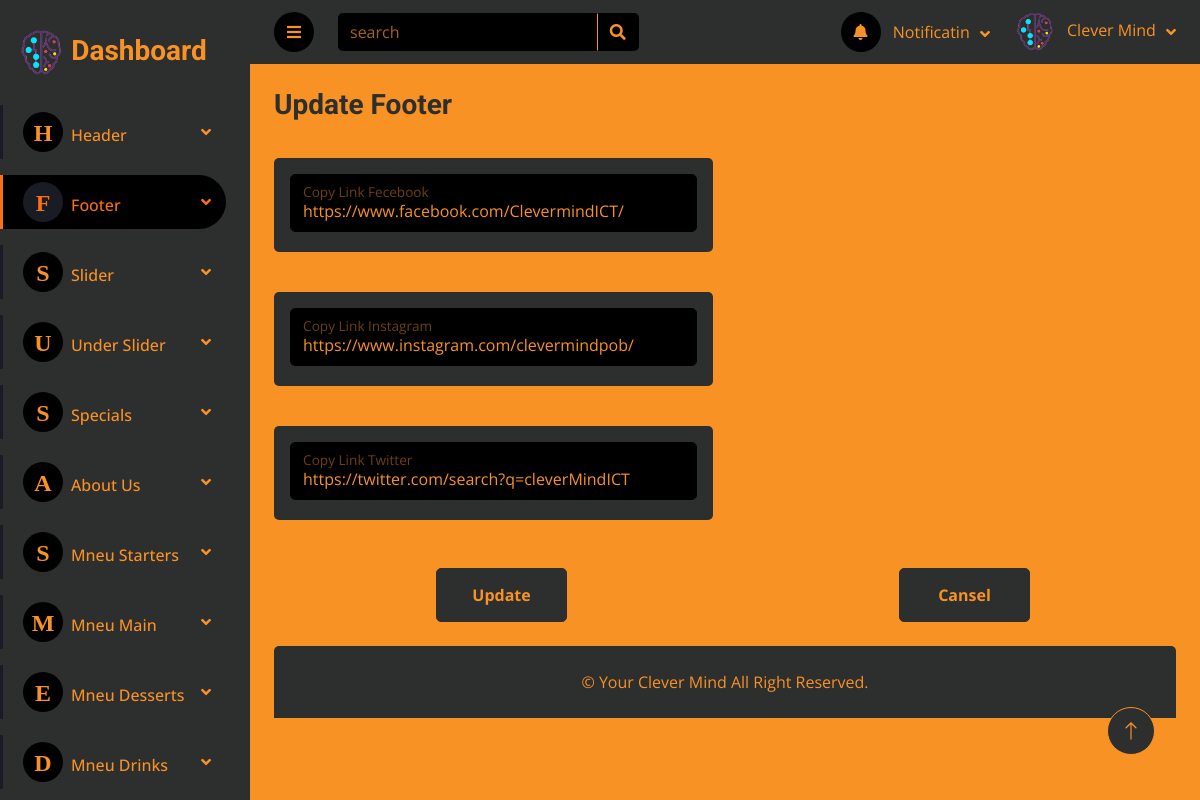
The app's page /Dashboard/add_footer.php?edit_footer=1 with its own data.
### tables this page shows
CREATE TABLE `footer` (
  `id_footer` int(11) NOT NULL,
  `facebook_footer` varchar(250) NOT NULL,
  `instagram_footer` varchar(250) NOT NULL,
  `twitter_footer` varchar(250) NOT NULL
);

### Dashboard/inc/Functions.php (called while the page is built, shortened)
<?php
include "connection.php";
if(isset($_GET['edit_footer'])){
   $id_footer=$_GET['edit_footer'];
   $update=true;
   $sql="SELECT * FROM `footer` WHERE `id_footer`='$id_footer'";
   $query=mysqli_query($conn,$sql);
   while ($row=mysqli_fetch_assoc($query)) {
      $facebook_footer = $row['facebook_footer'];
      $instagram_footer = $row['instagram_footer'];
      $twitter_footer = $row['twitter_footer'];
   }
}
?>

### Dashboard/add_footer.php (the view, shortened to what this page needs)
<?php
include "inc/connection.php";
include "inc/Functions.php";
include "inc/header.php";
?>
                <div class="navbar-nav nv w-100">
                    <div class="nav-item dropdown mb-3">
                        <a href="#" class="nav-link dropdown-toggle" data-bs-toggle="dropdown"><i class="fa me-2"><span style="font-size: 24px;">H</span></i>Header</a>
                    </div>
                    <div class="nav-item dropdown mb-3">
                        <a href="#" class="nav-link dropdown-toggle active" data-bs-toggle="dropdown"><i class="fa me-2"><span style="font-size: 24px;">F</span></i>Footer</a>
                    </div>
                    <div class="nav-item dropdown mb-3">
                        <a href="#" class="nav-link dropdown-toggle" data-bs-toggle="dropdown"><i class="fa me-2"><span style="font-size: 24px;">S</span></i>Slider</a>
                    </div>
                    <div class="nav-item dropdown mb-3">
                        <a href="#" class="nav-link dropdown-toggle" data-bs-toggle="dropdown"><i class="fa me-2"><span style="font-size: 24px;">U</span></i>Under Slider</a>
                    </div>
                    <div class="nav-item dropdown mb-3">
                        <a href="#" class="nav-link dropdown-toggle" data-bs-toggle="dropdown"><i class="fa me-2"><span style="font-size: 24px;">S</span></i>Specials</a>
                    </div>
                    <div class="nav-item dropdown mb-3">
                        <a href="#" class="nav-link dropdown-toggle" data-bs-toggle="dropdown"><i class="fa me-2"><span style="font-size: 24px;">A</span></i>About Us</a>
                    </div>
                    <div class="nav-item dropdown mb-3">
                        <a href="#" class="nav-link dropdown-toggle" data-bs-toggle="dropdown"><i class="fa me-2"><span style="font-size: 24px;">S</span></i>Mneu Starters</a>
                    </div>
                    <div class="nav-item dropdown mb-3">
                        <a href="#" class="nav-link dropdown-toggle" data-bs-toggle="dropdown"><i class="fa me-2"><span style="font-size: 24px;">M</span></i>Mneu Main</a>
                    </div>
                    <div class="nav-item dropdown mb-3">
                        <a href="#" class="nav-link dropdown-toggle" data-bs-toggle="dropdown"><i class="fa me-2"><span style="font-size: 24px;">E</span></i>Mneu Desserts</a>
                    </div>
                    <div class="nav-item dropdown mb-3">
                        <a href="#" class="nav-link dropdown-toggle" data-bs-toggle="dropdown"><i class="fa me-2"><span style="font-size: 24px;">D</span></i>Mneu Drinks</a>
                    </div>
                </div>
            </nav>
        </div>
        <div class="content">
          <?php
            include "inc/navbar.php";
           ?>
            <div class="container-fluid pt-4 px-4">
                <form action="<?php echo $_SERVER['PHP_SELF'] ?>" method="POST" enctype="multipart/form-data">
                    <div class="row g-4">
                        <div class="col-lg-6 col-xl-6">
                            <?php if($update==true || $edit==true): ?>
                                <h3 class="text-secondary alert-link">Update Footer</h3>
                            <?php else: ?>
                                <h3 class="text-secondary alert-link">Add Footer</h3>
                            <?php endif; ?>
                        </div>
                    </div>
                    <div class="row g-4 mb-3 mt-1">
                        <div class="col-lg-6 col-xl-6">
                            <div class="bg-secondary rounded align-items-center justify-content-between p-3">
                                <div class="form-floating">
                                    <input type="text" name="facebook_footer" value="<?php echo htmlspecialchars($facebook_footer); ?>" class="form-control" id="floatingInputFacebook" placeholder=" ">
                                    <label for="floatingInputFacebook">Copy Link Fecebook</label>
                                </div>
                            </div>
                        </div>
                    </div>
                    <div class="row g-4 my-3">
                        <div class="col-lg-6 col-xl-6">
                            <div class="bg-secondary rounded align-items-center justify-content-between p-3">
                                <div class="form-floating">
                                    <input type="text" name="instagram_footer" value="<?php echo htmlspecialchars($instagram_footer); ?>" class="form-control" id="floatingInputInsta" placeholder=" ">
                                    <label for="floatingInputInsta">Copy Link Instagram</label>
                                </div>
                            </div>
                        </div>
                    </div>
                    <div class="row g-4 my-3">
                        <div class="col-lg-6 col-xl-6">
                            <div class="bg-secondary rounded align-items-center justify-content-between p-3">
                                <div class="form-floating">
                                    <input type="text" name="twitter_footer" value="<?php echo htmlspecialchars($twitter_footer); ?>" class="form-control" id="floatingInputTwitter" placeholder=" ">
                                    <label for="floatingInputTwitter">Copy Link Twitter</label>
                                </div>
                            </div>
                        </div>
                    </div>
                    <div class="row g-4 justify-content-around mt-2 mb-2">
                        <div class="col-lg-2 col-xl-2">
                            <?php if($update==true): ?>
                                <button name="update_footer" class="btn btn-secondary m-2 w-100 h-100 alert-link">Update</button>
                            <?php else: ?>
                                <button name="save_footer" class="btn btn-secondary m-2 w-100 h-100 alert-link">Save</button>
                            <?php endif; ?>
                        </div>
                        <div class="col-lg-2 col-xl-2">
                            <button name="cansel_footer" class="btn btn-secondary m-2 w-100 h-100 alert-link">Cansel</button>
                        </div>
                    </div>
                </form>
            </div>
<?php
    include "inc/footer.php";
?>

### Dashboard/css/style.css (style rules this page uses)
:root { --primary: #EB1616; --secondary: #191C24; --dark: #000000; --black-b: #2d2e2e ; --orange : #F99225 ; --place : #f99325ab; --thumb : #836b545e; --orange-h: rgb(250, 112, 19) ; }
.btn { transition: .5s; }
.content { margin-left: 250px; min-height: 100vh; background: var(--orange); transition: 0.5s; }
@media (min-width: 992px) { .content { width: calc(100% - 250px); } }
.sidebar .navbar .navbar-nav .nav-link { padding: 7px 20px; color: var(--orange); font-weight: 500; border-left: 3px solid var(--secondary); border-radius: 0 30px 30px 0; outline: none; }
.sidebar .navbar .navbar-nav .nav-link:hover, .sidebar .navbar .navbar-nav .nav-link.active { color: var(--orange-h); background: var(--dark); border-color: var(--orange-h); }
.sidebar .navbar .navbar-nav .nav-link i { width: 40px; height: 40px; display: inline-flex; align-items: center; justify-content: center; background: var(--dark); border-radius: 40px; }
.sidebar .navbar .navbar-nav .nav-link:hover i, .sidebar .navbar .navbar-nav .nav-link.active i { background: var(--secondary); }
.sidebar .navbar .dropdown-toggle::after { position: absolute; top: 15px; right: 15px; border: none; content: "\f107"; font-family: "Font Awesome 5 Free"; font-weight: 900; transition: .5s; }

### records on screen
footer: facebook_footer "https://www.facebook.com/ClevermindICT/", instagram_footer "https://www.instagram.com/clevermindpob/", twitter_footer "https://twitter.com/search?q=cleverMindICT"
